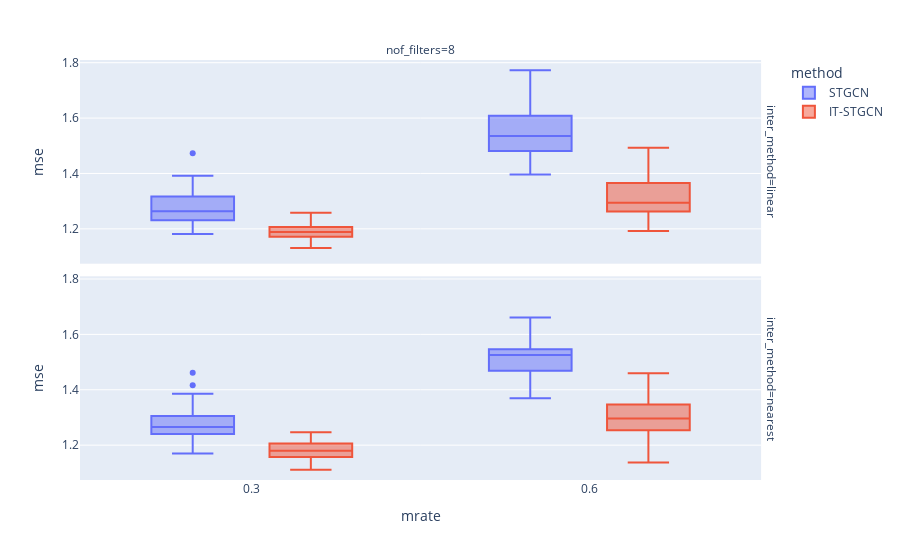

Write notebook code for a chart like this one.
### Markdown cell above
## random

### Code cell
data.query("method!='GNAR' and mtype =='rand' and lags!=2").plot.box(backend='plotly',x='mrate',color='method',y='mse',facet_col='nof_filters',facet_row='inter_method',height=800)

### Figure 1 — Plotly figure (JSON) as saved in the notebook; plotly's stock layout.template omitted (floating-point values rounded to 4 significant figures)
{"data": [{"alignmentgroup": "True", "hovertemplate": "method=STGCN<br>inter_method=linear<br>nof_filters=8<br>mrate=%{x}<br>mse=%{y}<extra></extra>", "legendgroup": "STGCN", "marker": {"color": "#636efa"}, "name": "STGCN", "notched": false, "offsetgroup": "STGCN", "orientation": "v", "showlegend": true, "type": "box", "x": [0.3, 0.6, 0.3, 0.6, 0.3, 0.6, 0.3, 0.6, 0.3, 0.6, 0.3, 0.6, 0.3, 0.6, 0.3, 0.6, 0.3, 0.6, 0.3, 0.6, 0.3, 0.6, 0.3, 0.6, 0.3, 0.6, 0.3, 0.6, 0.3, 0.6, 0.3, 0.6, 0.3, 0.6, 0.3, 0.6, 0.3, 0.6, 0.3, 0.6, 0.3, 0.6, 0.3, 0.6, 0.3, 0.6, 0.3, 0.6, 0.3, 0.6, 0.3, 0.6, 0.3, 0.6, 0.3, 0.6, 0.3, 0.6, 0.3, 0.6], "x0": " ", "xaxis": "x2", "y": [1.302, 1.598, 1.25, 1.528, 1.227, 1.471, 1.303, 1.685, 1.215, 1.396, 1.26, 1.528, 1.239, 1.64, 1.252, 1.481, 1.203, 1.679, 1.32, 1.588, 1.266, 1.479, 1.191, 1.479, 1.338, 1.556, 1.282, 1.701, 1.223, 1.592, 1.391, 1.566, 1.348, 1.422, 1.258, 1.484, 1.317, 1.511, 1.266, 1.657, 1.302, 1.459, 1.473, 1.49, 1.282, 1.543, 1.261, 1.528, 1.232, 1.609, 1.351, 1.489, 1.231, 1.613, 1.199, 1.588, 1.182, 1.403, 1.337, 1.773], "y0": " ", "yaxis": "y2"}, {"alignmentgroup": "True", "hovertemplate": "method=STGCN<br>inter_method=nearest<br>nof_filters=8<br>mrate=%{x}<br>mse=%{y}<extra></extra>", "legendgroup": "STGCN", "marker": {"color": "#636efa"}, "name": "STGCN", "notched": false, "offsetgroup": "STGCN", "orientation": "v", "showlegend": false, "type": "box", "x": [0.3, 0.6, 0.3, 0.6, 0.3, 0.6, 0.3, 0.6, 0.3, 0.6, 0.3, 0.6, 0.3, 0.6, 0.3, 0.6, 0.3, 0.6, 0.3, 0.6, 0.3, 0.6, 0.3, 0.6, 0.3, 0.6, 0.3, 0.6, 0.3, 0.6, 0.3, 0.6, 0.3, 0.6, 0.3, 0.6, 0.3, 0.6, 0.3, 0.6, 0.3, 0.6, 0.3, 0.6, 0.3, 0.6, 0.3, 0.6, 0.3, 0.6, 0.3, 0.6, 0.3, 0.6, 0.3, 0.6, 0.3, 0.6, 0.3, 0.6], "x0": " ", "xaxis": "x", "y": [1.201, 1.524, 1.237, 1.539, 1.281, 1.369, 1.252, 1.46, 1.272, 1.546, 1.309, 1.502, 1.236, 1.545, 1.215, 1.462, 1.305, 1.634, 1.222, 1.528, 1.281, 1.533, 1.26, 1.395, 1.386, 1.523, 1.24, 1.547, 1.307, 1.533, 1.24, 1.661, 1.416, 1.47, 1.298, 1.568, 1.258, 1.396, 1.289, 1.513, 1.17, 1.39, 1.461, 1.527, 1.252, 1.425, 1.277, 1.502, 1.324, 1.578, 1.249, 1.469, 1.264, 1.558, 1.318, 1.486, 1.251, 1.559, 1.267, 1.528], "y0": " ", "yaxis": "y"}, {"alignmentgroup": "True", "hovertemplate": "method=IT-STGCN<br>inter_method=linear<br>nof_filters=8<br>mrate=%{x}<br>mse=%{y}<extra></extra>", "legendgroup": "IT-STGCN", "marker": {"color": "#EF553B"}, "name": "IT-STGCN", "notched": false, "offsetgroup": "IT-STGCN", "orientation": "v", "showlegend": true, "type": "box", "x": [0.3, 0.6, 0.3, 0.6, 0.3, 0.6, 0.3, 0.6, 0.3, 0.6, 0.3, 0.6, 0.3, 0.6, 0.3, 0.6, 0.3, 0.6, 0.3, 0.6, 0.3, 0.6, 0.3, 0.6, 0.3, 0.6, 0.3, 0.6, 0.3, 0.6, 0.3, 0.6, 0.3, 0.6, 0.3, 0.6, 0.3, 0.6, 0.3, 0.6, 0.3, 0.6, 0.3, 0.6, 0.3, 0.6, 0.3, 0.6, 0.3, 0.6, 0.3, 0.6, 0.3, 0.6, 0.3, 0.6, 0.3, 0.6, 0.3, 0.6], "x0": " ", "xaxis": "x2", "y": [1.206, 1.274, 1.151, 1.246, 1.206, 1.379, 1.215, 1.225, 1.163, 1.426, 1.193, 1.257, 1.18, 1.262, 1.185, 1.338, 1.239, 1.24, 1.258, 1.31, 1.153, 1.283, 1.131, 1.283, 1.205, 1.382, 1.178, 1.288, 1.181, 1.318, 1.207, 1.301, 1.173, 1.337, 1.207, 1.192, 1.172, 1.362, 1.159, 1.265, 1.196, 1.384, 1.203, 1.493, 1.157, 1.237, 1.183, 1.242, 1.245, 1.284, 1.193, 1.379, 1.22, 1.452, 1.201, 1.266, 1.151, 1.341, 1.178, 1.366], "y0": " ", "yaxis": "y2"}, {"alignmentgroup": "True", "hovertemplate": "method=IT-STGCN<br>inter_method=nearest<br>nof_filters=8<br>mrate=%{x}<br>mse=%{y}<extra></extra>", "legendgroup": "IT-STGCN", "marker": {"color": "#EF553B"}, "name": "IT-STGCN", "notched": false, "offsetgroup": "IT-STGCN", "orientation": "v", "showlegend": false, "type": "box", "x": [0.3, 0.6, 0.3, 0.6, 0.3, 0.6, 0.3, 0.6, 0.3, 0.6, 0.3, 0.6, 0.3, 0.6, 0.3, 0.6, 0.3, 0.6, 0.3, 0.6, 0.3, 0.6, 0.3, 0.6, 0.3, 0.6, 0.3, 0.6, 0.3, 0.6, 0.3, 0.6, 0.3, 0.6, 0.3, 0.6, 0.3, 0.6, 0.3, 0.6, 0.3, 0.6, 0.3, 0.6, 0.3, 0.6, 0.3, 0.6, 0.3, 0.6, 0.3, 0.6, 0.3, 0.6, 0.3, 0.6, 0.3, 0.6, 0.3, 0.6], "x0": " ", "xaxis": "x", "y": [1.178, 1.319, 1.187, 1.31, 1.246, 1.234, 1.149, 1.33, 1.202, 1.3, 1.119, 1.274, 1.139, 1.274, 1.153, 1.384, 1.169, 1.403, 1.208, 1.379, 1.111, 1.366, 1.182, 1.46, 1.161, 1.176, 1.143, 1.44, 1.196, 1.428, 1.158, 1.282, 1.166, 1.254, 1.206, 1.343, 1.133, 1.296, 1.22, 1.24, 1.178, 1.291, 1.194, 1.197, 1.208, 1.264, 1.236, 1.137, 1.182, 1.342, 1.181, 1.277, 1.157, 1.347, 1.231, 1.213, 1.161, 1.298, 1.23, 1.237], "y0": " ", "yaxis": "y"}], "layout": {"annotations": [{"font": {}, "showarrow": false, "text": "nof_filters=8", "x": 0.49, "xanchor": "center", "xref": "paper", "y": 1, "yanchor": "bottom", "yref": "paper"}, {"font": {}, "showarrow": false, "text": "inter_method=nearest", "textangle": 90, "x": 0.98, "xanchor": "left", "xref": "paper", "y": 0.2425, "yanchor": "middle", "yref": "paper"}, {"font": {}, "showarrow": false, "text": "inter_method=linear", "textangle": 90, "x": 0.98, "xanchor": "left", "xref": "paper", "y": 0.7575, "yanchor": "middle", "yref": "paper"}], "autosize": true, "boxmode": "group", "legend": {"title": {"text": "method"}, "tracegroupgap": 0}, "margin": {"t": 60}, "xaxis": {"anchor": "y", "autorange": true, "domain": [0, 0.98], "range": [0.147, 0.753], "title": {"text": "mrate"}, "type": "linear"}, "xaxis2": {"anchor": "y2", "autorange": true, "domain": [0, 0.98], "matches": "x", "range": [0.147, 0.753], "showticklabels": false, "type": "linear"}, "yaxis": {"anchor": "x", "autorange": true, "domain": [0, 0.485], "range": [1.074, 1.81], "title": {"text": "mse"}, "type": "linear"}, "yaxis2": {"anchor": "x2", "autorange": true, "domain": [0.515, 1], "matches": "y", "range": [1.074, 1.81], "title": {"text": "mse"}, "type": "linear"}}}
